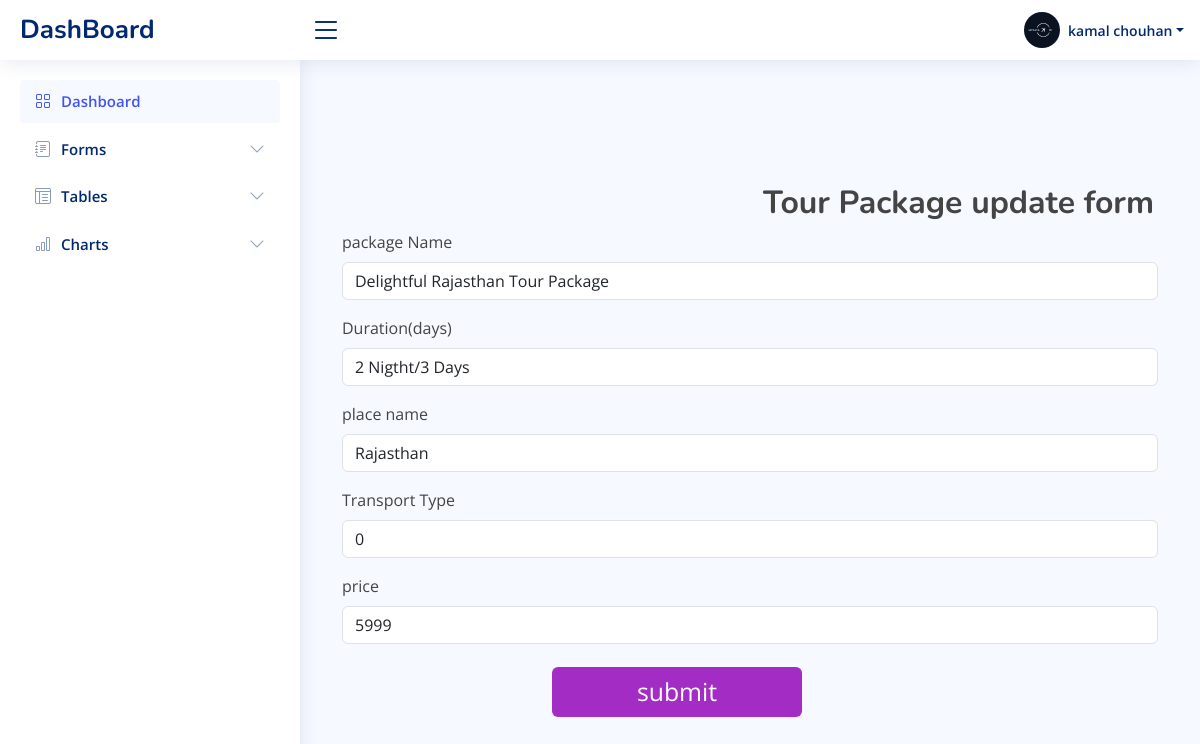
/admin/update_tour_package.php?tour_id=2 (signed in), run on the app's committed database.
### tables this page shows
CREATE TABLE `tour_package` (
  `tour_id` int(11) NOT NULL,
  `tour_name` varchar(250) NOT NULL,
  `tour_days` varchar(50) NOT NULL,
  `tour_place` varchar(300) NOT NULL,
  `tour_tranport_type` varchar(500) NOT NULL,
  `tour_price` varchar(100) NOT NULL
);

### admin/update_tour_package.php (the view, shortened to what this page needs)
<?php
include_once "header.php";
include "conn.php";
            ?>
            <?php
if (isset($_GET['tour_id'])) {
    $user_id = $_GET['tour_id'];
    $que = "SELECT * FROM `tour_package` WHERE `tour_id`='$user_id'";
    $res=mysqli_query($con,$que);
    if ($res->num_rows > 0)    {
        while ($row = $res->fetch_assoc()) {
            $nam= $row['tour_name'];
            $duration= $row['tour_days'];
            $place = $row['tour_place'];
            $tr = $row['tour_tranport_type'];
            $price = $row['tour_price'];
        }
    }
}
?>
</head>
<body >
  <main  >
<form  method="post" class="frm" style="margin-top:80px;" enctype="multipart/form-data">
<h2 style="margin-left:433px; margin-top:12px;"><b> Tour Package update form</b></h2>
  <div class="container"><table   colspan="12" cellpadding="7" align="center">
  <tr>
    <div class="mb-3">
    <label for="formFile" class="form-label">package Name</label>
    <input type="text" placeholder="Enter place name" class="form-control" name="pc_name" value="<?php echo $nam;?>" required> </td>
    </div>
    </tr>
    <tr>
    <div class="mb-3">
    <label for="formFile" class="form-label">Duration(days)</label>
    <input type="text" placeholder="Enter country name" class="form-control" name="days" value="<?php echo $duration;?>"required> </td>
    </div>
    </tr>
    <tr>
    <div class="mb-3">
    <label for="formFile" class="form-label">place name</label>
    <input type="text" class="form-control" placeholder="Enter place discription" name="pl_name" value="<?php echo $place;?>" required></td>
    </div>
    </tr>
        <tr>
        <div class="mb-3">
        <label for="formFile" class="form-label">Transport Type</label>
        <input type="boolen" class="form-control" placeholder="status" name="trans_type" value="<?php echo $tr;?>" required></td>
        </div>
        </tr>
    <tr>
    <div class="mb-3">
    <label for="formFile" class="form-label">price</label>
    <input type="text" class="form-control" placeholder="Enter price" name="price" value="<?php echo $price;?>"required></td>
    </div>
    </tr>
  <tr><td>
  <div class="mb-3">
    <input class="btn btn-primary"  style="width:240%; border:none; font-size:155%; background-color:#A32CC4; margin-left:-140%; " class="form-control" type="submit" value="submit" name="update"></td>
    </div>
</form>

### admin/assets/css/style.css (style rules this page uses)
:root { scroll-behavior: smooth; }
body { font-family: "Open Sans", sans-serif; background: #f6f9ff; color: #444444; }
h1, h2, h3, h4, h5, h6 { font-family: "Nunito", sans-serif; }

### data on the page
tour_package: pc_name "Delightful Rajasthan Tour Package", days "2 Nigtht/3 Days", pl_name "Rajasthan", trans_type "0", price "5999"

### other printed values
$_SESSION['name'] "kamal chouhan"
